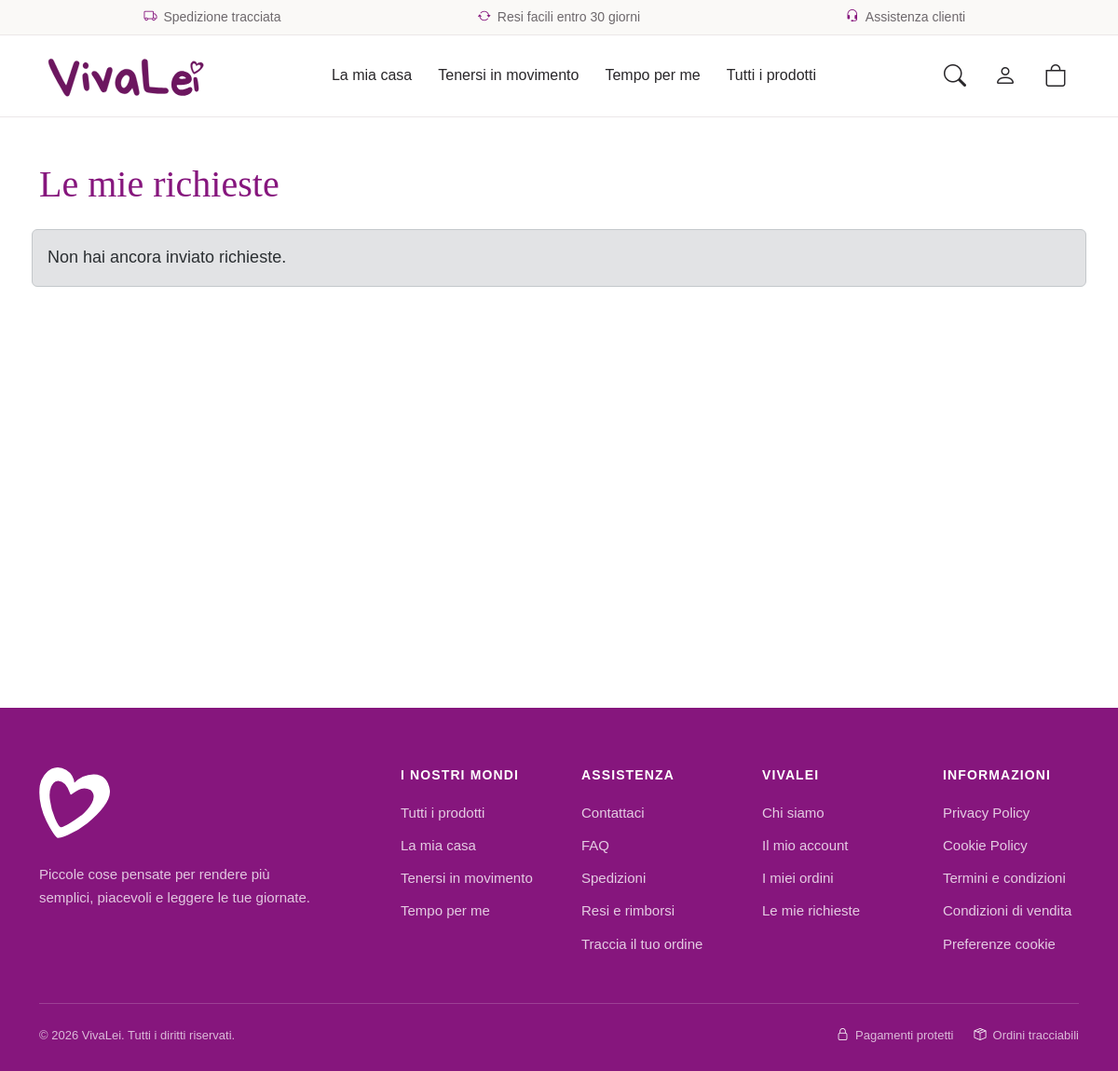
The app's page /supporto/mie-richieste/ (signed in), older data.
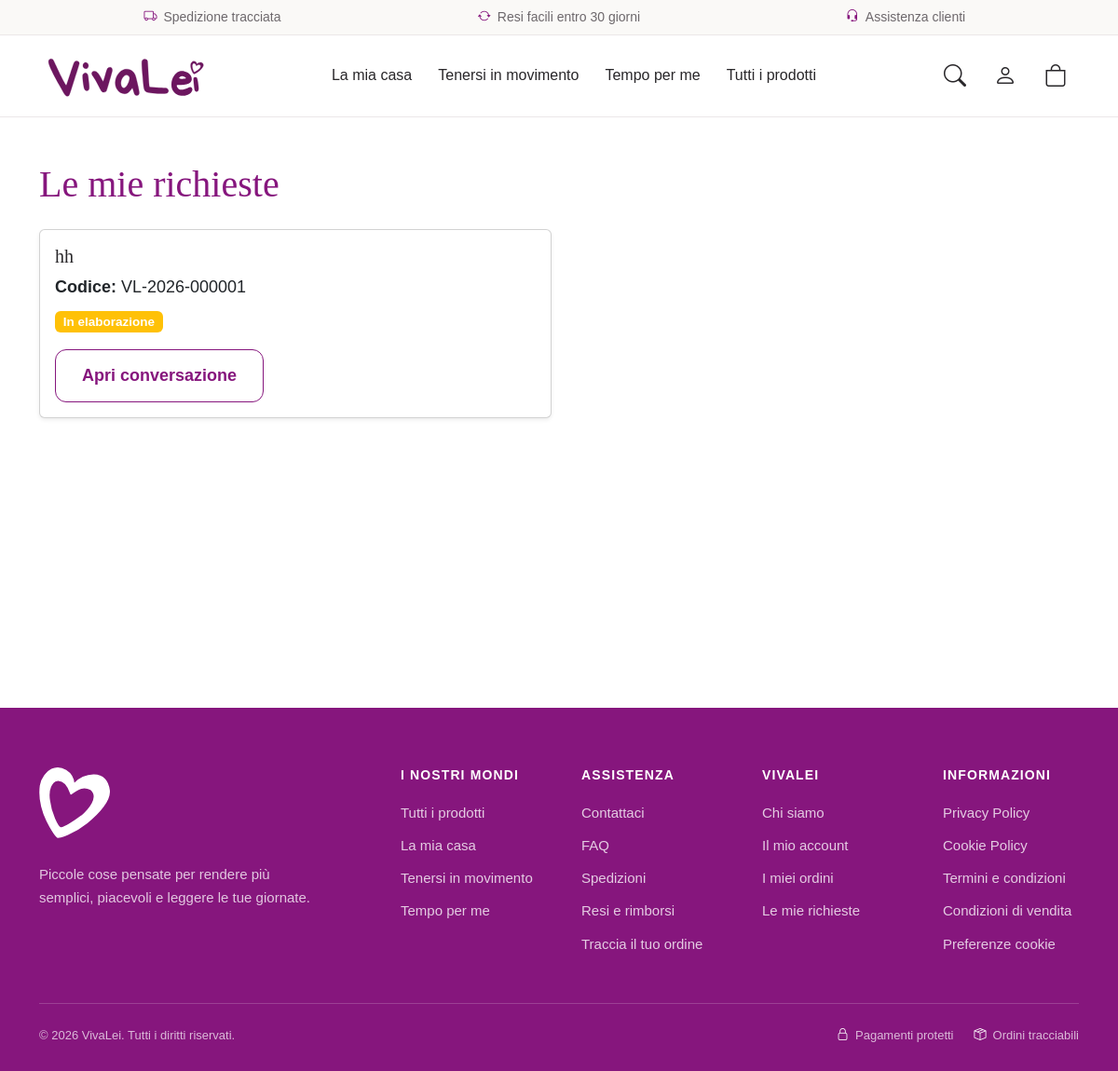
The same page, newer data.
### support/models.py (models this page shows, shortened)
class Chat(models.Model):
    class Stato(models.TextChoices):
        APERTA = "aperta", "Aperta"
        IN_ELABORAZIONE = "in_elaborazione", "In elaborazione"
        CHIUSA = "chiusa", "Chiusa"
    class Categoria(models.TextChoices):
        INFORMAZIONI = "informazioni", "Informazioni prodotto"
        ORDINE = "ordine", "Problema ordine"
        SPEDIZIONE = "spedizione", "Spedizione"
        PAGAMENTO = "pagamento", "Pagamento"
        RESO = "reso", "Reso o rimborso"
        ALTRO = "altro", "Altro"
    cliente = models.ForeignKey(
        settings.AUTH_USER_MODEL,
        on_delete=models.CASCADE,
        related_name="chat"
    )
    ordine = models.ForeignKey(
        "orders.Ordine",
        on_delete=models.SET_NULL,
        null=True,
        blank=True,
        related_name="chat"
    )
    codice = models.CharField(
        max_length=20,
        unique=True,
        blank=True
    )
    categoria = models.CharField(
        max_length=30,
        choices=Categoria.choices,
        default=Categoria.ALTRO
    )
    oggetto = models.CharField(
        max_length=200
    )
    stato = models.CharField(
        max_length=30,
        choices=Stato.choices,
        default=Stato.APERTA
    )
    cliente_ha_risposto = models.BooleanField(
        default=False
    )
    chiusa_da_cliente = models.BooleanField(
        default=False
    )
    data_apertura = models.DateTimeField(
        auto_now_add=True
    )
    data_modifica = models.DateTimeField(
        auto_now=True
    )
    data_chiusura = models.DateTimeField(
        null=True,
        blank=True
    )
    class Meta:
        ordering = [
            "-data_modifica"
        ]
        verbose_name = "Chat cliente"
        verbose_name_plural = "Chat clienti"

### support/views.py (the view)
@login_required(login_url="users:login")
def mie_richieste(request):
    chats = (
        Chat.objects
        .filter(
            cliente=request.user
        )
        .order_by(
            "-data_modifica"
        )
    )
    return render(
        request,
        "support/mie_richieste.html",
        {
            "chats": chats,
        }
    )

### carrello/carrello.py (called while the page is built)
    def __len__(self):
        return sum(elemento["quantita"] for elemento in self.dati.values())

### carrello/context_processors.py (called while the page is built)
def dati_carrello(request):
    carrello = Carrello(request)
    return {
        "numero_prodotti_carrello": len(carrello),
    }

### templates/support/mie_richieste.html (shortened to what this page needs)
{% extends "base.html" %}
{% block content %}
<div class="container py-5">
<h1 class="text-vivalei mb-4">
    Le mie richieste
</h1>
<div class="row g-3">
{% for chat in chats %}
<div class="col-md-6">
<div class="card shadow-sm">
<div class="card-body">
<h5>
    {{ chat.oggetto }}
</h5>
<p class="mb-2">
    <strong>
        Codice:
    </strong>
    {{ chat.codice }}
</p>
<p>
{% if chat.stato == "aperta" %}
<span class="badge bg-success">
    Aperta
</span>
{% elif chat.stato == "in_elaborazione" %}
<span class="badge bg-warning">
    In elaborazione
</span>
{% else %}
<span class="badge bg-secondary">
    Chiusa
</span>
{% endif %}
</p>
<a
href="{% url 'support:dettaglio_chat' chat.id %}"
class="btn btn-vivalei-outline"
>
Apri conversazione
</a>
</div>
</div>
</div>
{% empty %}
<div class="alert alert-secondary">
Non hai ancora inviato richieste.
</div>
{% endfor %}
</div>
</div>
{% endblock %}

Row changes from the older to the newer data that the page shows:
added Chat: oggetto "hh", codice "VL-2026-000001", stato "In elaborazione"
Text that changed along with them:
text no longer shown: "Non hai ancora inviato richieste."
